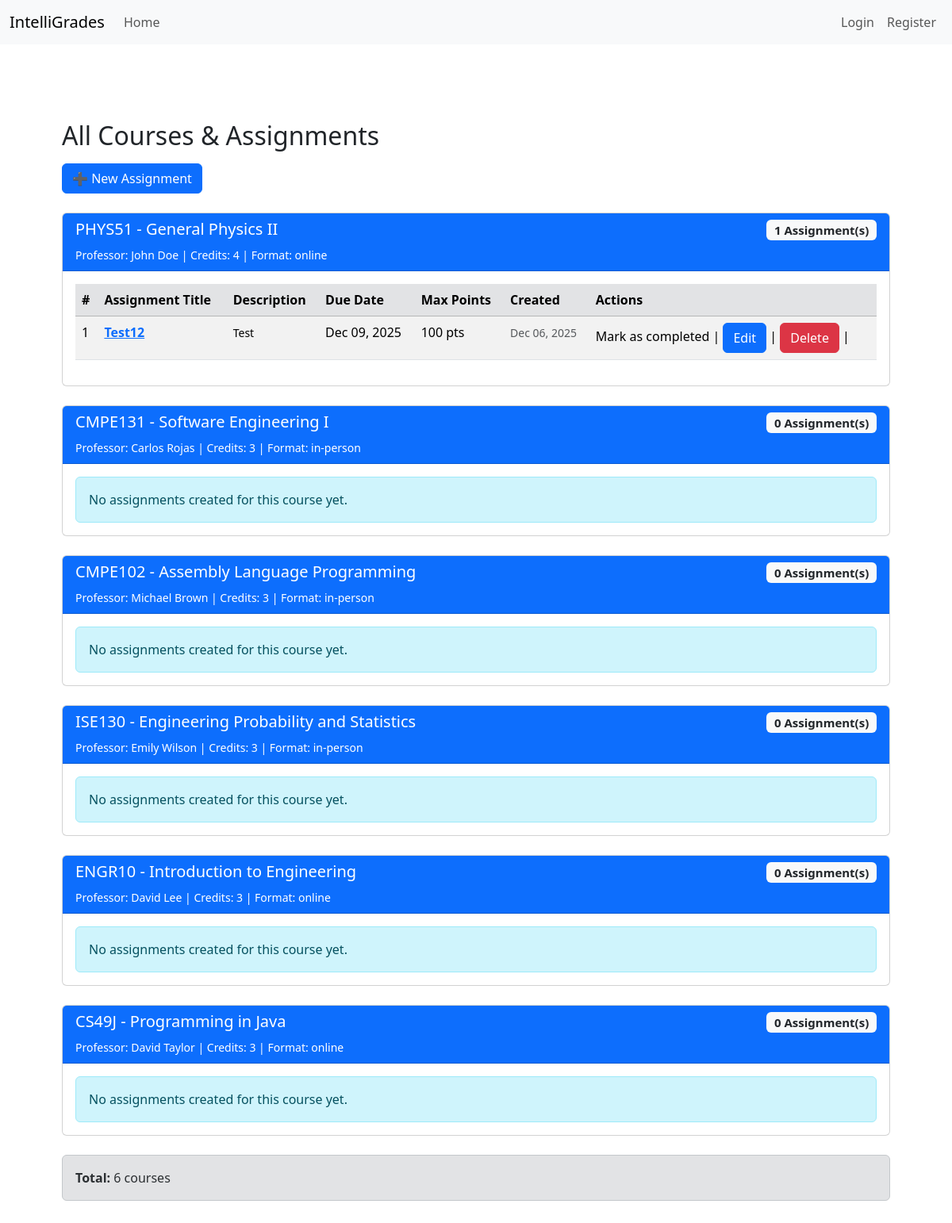
/assignments/, run on the app's committed database.
### app/models.py (models this page shows, shortened)
class Course(db.Model):
    __tablename__ = 'courses'
    id = db.Column(db.Integer, primary_key=True)
    code = db.Column(db.String(32), unique=True, nullable=False)
    title = db.Column(db.String(128), nullable=False)
    description = db.Column(db.Text)
    credits = db.Column(db.Integer, nullable=False)  # number of units/credits
    professor = db.Column(db.String(128), nullable=False)
    availability = db.Column(db.Boolean, default=True)
    format = db.Column(db.String(32), default='online')
    max_students = db.Column(db.Integer)
    created_at = db.Column(db.DateTime, default=datetime.utcnow)
    enrollments_rel = db.relationship('Enrollment', backref='course', lazy='dynamic', cascade='all,delete-orphan')
    assignments = db.relationship('Assignment', backref='course', lazy='dynamic', cascade='all,delete-orphan')

class Assignment(db.Model):
    __tablename__ = "assignments"
    id= db.Column(db.Integer, primary_key=True)
    course_id = db.Column(db.Integer, db.ForeignKey('courses.id'), nullable=False)
    title = db.Column(db.String(200), nullable=False)
    description = db.Column(db.Text, nullable=False )
    due_date= db.Column(db.DateTime, default=datetime.utcnow)
    created_at = db.Column(db.DateTime, default=datetime.utcnow)
    max_points = db.Column(db.Integer, default=100)

### app/assignments/routes.py (the view)
@assignments_bp.route('/')
def index():
    all_courses = Course.query.all()
    courses_with_assignments = []
    for course in all_courses:
        assignments = course.assignments.all()
        courses_with_assignments.append({
            'course': course,
            'assignments': assignments,
            'assignment_count': len(assignments)
        })
    return render_template('assignments/assignments_list.html', courses_with_assignments=courses_with_assignments)

### app/assignments/templates/assignments/assignments_list.html (shortened to what this page needs)
{% extends "base.html" %} {% block body %}
<div class="container mt-5">
  <h2>All Courses & Assignments</h2>
  <div class="mb-3 mt-3 w-10">
    <a
      href="{{ url_for('assignments.create_assignment') }}"
      class="btn btn-primary text-white"
    >
      ➕ New Assignment
    </a>
  </div>
  {% if courses_with_assignments %} {% for item in courses_with_assignments %}
  <div class="card mt-4">
    <div class="card-header bg-primary text-white">
      <h5>
        {{ item.course.code }} - {{ item.course.title }}
        <span class="badge bg-light text-dark float-end">
          {{ item.assignment_count }} Assignment(s)
        </span>
      </h5>
      <small>
        Professor: {{ item.course.professor }} | Credits: {{ item.course.credits
        }} | Format: {{ item.course.format }}
      </small>
    </div>
    <div class="card-body">
      {% if item.assignments %}
      <table class="table table-striped table-hover">
        <thead class="table-secondary">
          <tr>
            <th>#</th>
            <th>Assignment Title</th>
            <th>Description</th>
            <th>Due Date</th>
            <th>Max Points</th>
            <th>Created</th>
            <th>Actions</th>
          </tr>
        </thead>
        <tbody>
          {% for assignment in item.assignments %}
          <tr>
            <td>{{ loop.index }}</td>
            <td>
              <a
                href="{{ url_for('assignments.assignment_detail', assignment_id=assignment.id) }}"
                class="fw-bold"
                >{{ assignment.title }}</a
              >
            </td>
            <td>
              <small>
                {{ assignment.description[:80] }}
              </small>
            </td>
            <td>
              {% if assignment.due_date %} {{ assignment.due_date.strftime('%b
              %d, %Y') }} {% else %}
              <span class="text-muted">No due date</span>
              {% endif %}
            </td>
            <td>{{ assignment.max_points }} pts</td>
            <td>
              <small class="text-muted">
                {{ assignment.created_at.strftime('%b %d, %Y') }}
              </small>
            </td>
            <td>
              Mark as completed |
              <a class="btn btn-primary"
                href="{{ url_for('assignments.assignment_detail', assignment_id=assignment.id) }}"
              >
                Edit</a
              >
              |
             <form
              method="POST"
              action="{{ url_for('assignments.delete_assignment', assignment_id=assignment.id) }}"
              style="display: inline"
            >
              <button
                type="submit"
                class="btn btn-danger"
                onclick="return confirm('Are you sure you want to delete this assignment?')"
              >
                Delete
              </button>
            </form>
              |
            </td>
          </tr>
          {% endfor %}
        </tbody>
      </table>
      {% else %}
      <p class="alert alert-info mb-0">
         No assignments created for this course
        yet.
      </p>
      {% endif %}
    </div>
  </div>
  {% endfor %}
  <div class="mt-4 alert alert-secondary">
    <strong>Total:</strong> {{ courses_with_assignments|length }} courses
  </div>
  {% else %}
  <p class="alert alert-warning mt-3">No courses available in the system.</p>
  {% endif %}
</div>
{% endblock %}

### app/templates/base.html (shortened to what this page needs)
<!DOCTYPE html>
<html lang="en">
  <head>
    <link
      rel="stylesheet"
      href="{{url_for('static', filename='styles.css')}}"
    />
    <link
      href="https://cdn.jsdelivr.net/npm/bootstrap@5.3.8/dist/css/bootstrap.min.css"
      rel="stylesheet"
    />
  </head>
  <body>
    <nav class="navbar navbar-expand-lg bg-body-tertiary">
      <div class="container-fluid">
        <a class="navbar-brand" href="{{ url_for('main.index') }}"
          >IntelliGrades</a
        >
        <div class="collapse navbar-collapse">
          <ul class="navbar-nav me-auto">
  <li class="nav-item">
    <a class="nav-link" href="{{ url_for('main.index') }}">Home</a>
  </li>
</ul>
          <ul class="navbar-nav">
            {% if not current_user.is_authenticated %}
            <li class="nav-item">
              <a class="nav-link" href="{{ url_for('auth.login') }}">Login</a>
            </li>
            <li class="nav-item">
              <a class="nav-link" href="{{ url_for('auth.register') }}"
                >Register</a
              >
            </li>
            {% endif %}
          </ul>
        </div>
      </div>
    </nav>
    <div class="container p-4">
      <div class="container py-2">{% block body %} {% endblock %}</div>
    </div>
  </body>
</html>

### app/static/styles.css (style rules this page uses)
.navbar { background-color: #3473a1; }

### data on the page
Course: course.code "PHYS51", course "General Physics II", course.professor "John Doe", course.credits "4", course.format "online"
Assignment: title "Test12", description "Test", due_date "Dec 09, 2025", max_points "100", created_at "Dec 06, 2025"
Course: course.code "CMPE131", course "Software Engineering I", course.professor "Carlos Rojas", course.credits "3", course.format "in-person"
Course: course.code "CMPE102", course "Assembly Language Programming", course.professor "Michael Brown", course.credits "3", course.format "in-person"
Course: course.code "ISE130", course "Engineering Probability and Statistics", course.professor "Emily Wilson", course.credits "3", course.format "in-person"
Course: course.code "ENGR10", course "Introduction to Engineering", course.professor "David Lee", course.credits "3", course.format "online"
Course: course.code "CS49J", course "Programming in Java", course.professor "David Taylor", course.credits "3", course.format "online"

### other printed values
{{ item.assignment_count }} "1" "0" "0" "0" "0" "0"
{{ courses_with_assignments|length }} "6"
